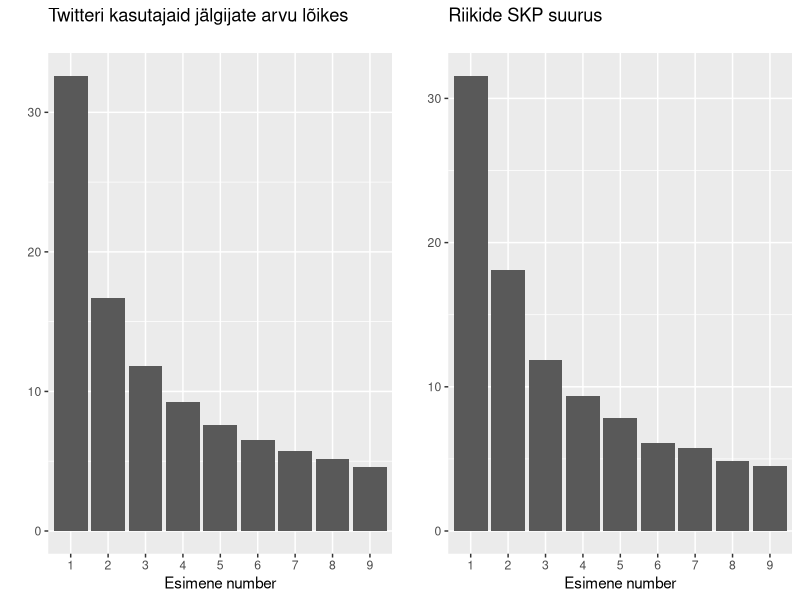

Source code (R):
## ---- chunk 1
# See fail ei tee html faili päris sellisel kujul nagu vaja!

# Viimased joonised on välja võetud, muidu annaks siinset koodi githubist otse ümber kopida. 
## ---- chunk 2
library(ggplot2)
library(gridExtra)
library(dplyr)
## ---- chunk 3
df1 = data.frame(x=factor(c(1:9)),
                y=c(32.62, 16.66, 11.8, 9.26, 7.63, 6.55, 5.76, 5.14, 4.56))
p1 = ggplot(df1, aes(x=x, weight=y)) + geom_bar() + ggtitle("Twitteri kasutajaid jälgijate arvu lõikes \n") +
  scale_x_discrete("Esimene number") + scale_y_continuous("") + theme(text = element_text(size=11))

df1 = data.frame(x=factor(c(1:9)),
                y=c(31.57, 18.12, 11.88, 9.35, 7.84, 6.09, 5.78, 4.83, 4.53))
p2 = ggplot(df1, aes(x=x, weight=y)) + geom_bar() + ggtitle("Riikide SKP suurus \n") + 
  scale_x_discrete("Esimene number") + scale_y_continuous("") + theme(text = element_text(size=11))

grid.arrange(p1, p2, nrow=1)
## ---- chunk 4
# sinu kood
## ---- chunk 5
# sinu kood
## ---- chunk 6
# sinu kood
## ---- chunk 7
andmed = read.table("../../data/KOV_valimised_2017.csv", sep=";", header=T)

## ---- chunk 8
# sinu kood
## ---- chunk 9
# Kood
## ---- chunk 10
#Kood
